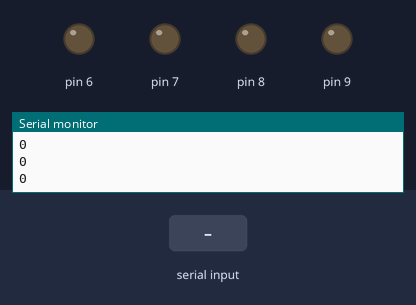
Bench run of a sketch on a simulated Arduino Uno, built with avr-gcc and run on an emulated ATmega328P. Parts: output pins drawn as LEDs (lit = HIGH), the last lines printed to the serial monitor. The inputs (shaded band) are chosen by the test bench.

Above: at 1.2 s.
1.3 s: "90,45\n" received over Serial
At 2.4 s:
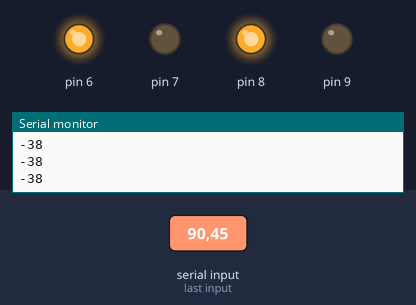
2.8 s: "30,150\n" received over Serial
At 3.8 s:
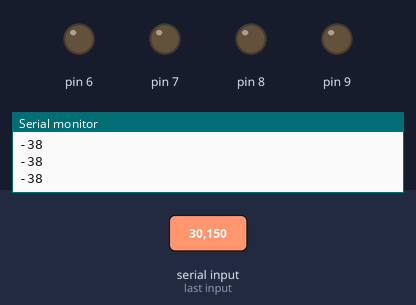
4.3 s: "2\n" received over Serial
At 5.4 s:
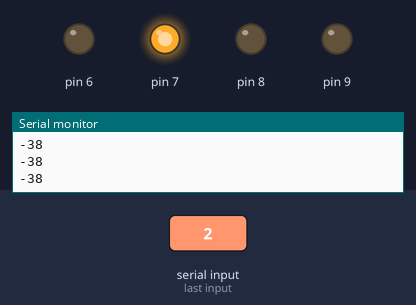
5.8 s: "1\n" received over Serial
At 6.6 s:
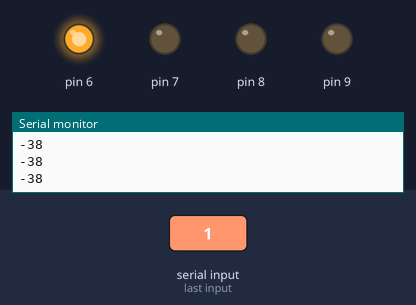
7.3 s: "4\n" received over Serial
At 7.7 s:
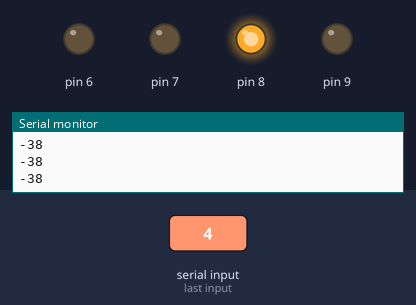
8.8 s: "0\n" received over Serial
At 10.1 s:
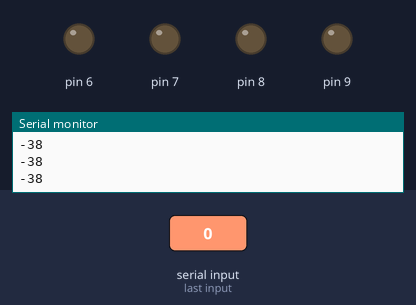
Timing chart, 0 to 11.3 s (numbered marks = the images above; inputs shaded):
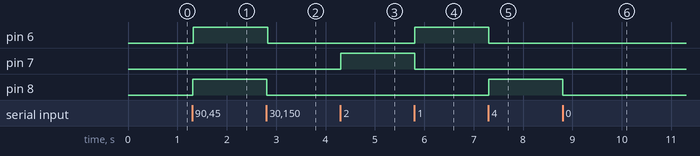

Measured:
- after the input at 1.3 s, pin 6, pin 8: LOW → HIGH at once
- after the input at 2.8 s, pin 6, pin 8: HIGH → LOW at once
- after the input at 4.3 s, pin 7: LOW → HIGH at once
- after the input at 5.8 s, pin 6: LOW → HIGH at once; pin 7: HIGH → LOW at once
- after the input at 7.3 s, pin 6: HIGH → LOW at once; pin 8: LOW → HIGH at once
- after the input at 8.8 s, pin 8: HIGH → LOW at once

The sketch:

shumaguan.ino
```cpp
void setup()
{
  pinMode(7,OUTPUT);
  pinMode(8,OUTPUT);
  pinMode(9,OUTPUT);
  pinMode(6,OUTPUT);
  Serial.begin(9600);
}
int income;
void loop()
{
  int t = 0;
  if(Serial.available()>0)
  {
    income = Serial.read();
    income = income - 48;
    delay(2);
    t = 1;
  }
  if(t=1)
  {
  Serial.println(income);
  switch(income)
  {
    case 0:
      digitalWrite(6,LOW);
      digitalWrite(7,LOW);
      digitalWrite(8,LOW);
      digitalWrite(9,LOW);
      break;
    case 1:
      digitalWrite(6,HIGH);
      digitalWrite(7,LOW);
      digitalWrite(8,LOW);
      digitalWrite(9,LOW);
      break;
    case 2:
      digitalWrite(6,LOW);
      digitalWrite(7,HIGH);
      digitalWrite(8,LOW);
      digitalWrite(9,LOW);
      break;
    case 3:
      digitalWrite(6,HIGH);
      digitalWrite(7,HIGH);
      digitalWrite(8,LOW);
      digitalWrite(9,LOW);
      break;
    case 4:
      digitalWrite(6,LOW);
      digitalWrite(7,LOW);
      digitalWrite(8,HIGH);
      digitalWrite(9,LOW);
      break;
    case 5:
      digitalWrite(6,HIGH);
      digitalWrite(7,LOW);
      digitalWrite(8,HIGH);
      digitalWrite(9,LOW);
      break;
    case 6:
      digitalWrite(6,LOW);
      digitalWrite(7,HIGH);
      digitalWrite(8,HIGH);
      digitalWrite(9,LOW);
      break;
    case 7:
      digitalWrite(6,HIGH);
      digitalWrite(7,HIGH);
      digitalWrite(8,HIGH);
      digitalWrite(9,LOW);
      break;
    case 8:
      digitalWrite(6,LOW);
      digitalWrite(7,LOW);
      digitalWrite(8,LOW);
      digitalWrite(9,HIGH);
      break;
    case 9:
      digitalWrite(6,HIGH);
      digitalWrite(7,LOW);
      digitalWrite(8,LOW);
      digitalWrite(9,HIGH);
      break;
  }
  }
}
```
